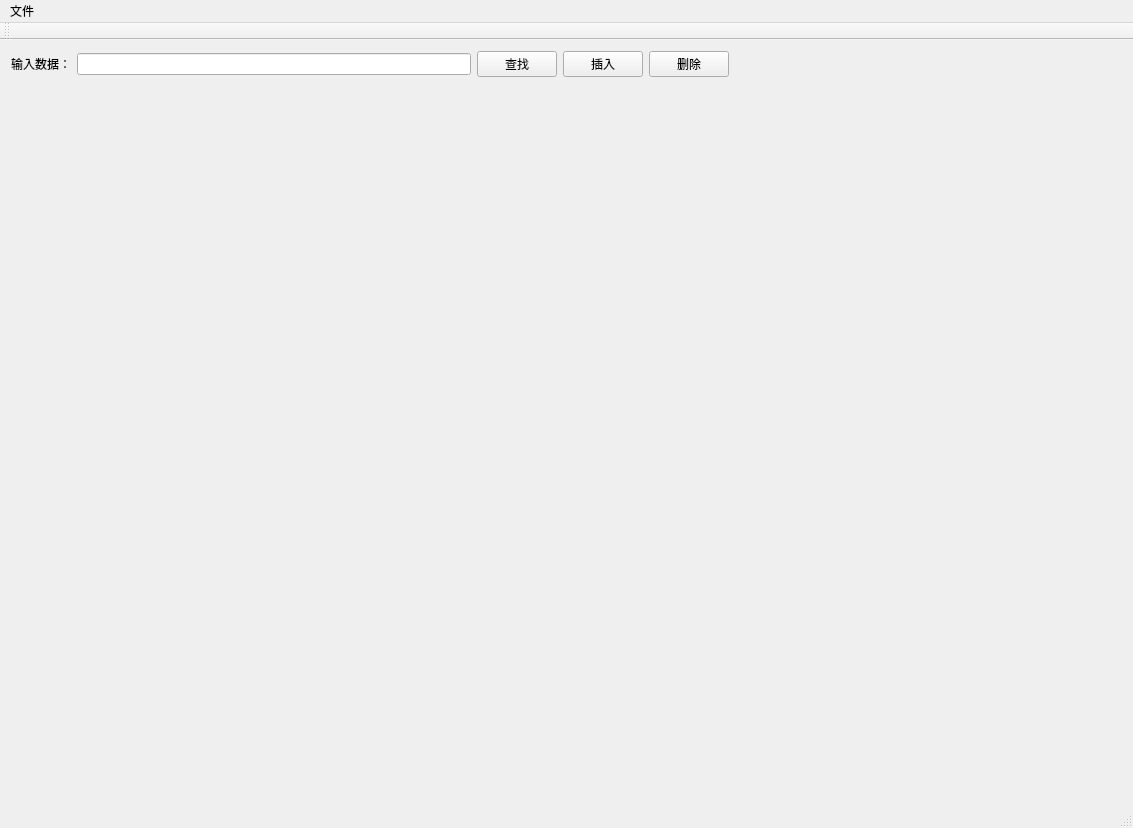
<?xml version="1.0" encoding="UTF-8"?>
<ui version="4.0">
 <class>MainWindowClass</class>
 <widget class="QMainWindow" name="MainWindowClass">
  <property name="geometry">
   <rect>
    <x>0</x>
    <y>0</y>
    <width>1133</width>
    <height>828</height>
   </rect>
  </property>
  <property name="windowTitle">
   <string>家谱管理</string>
  </property>
  <widget class="QWidget" name="centralWidget">
   <layout class="QGridLayout" name="gridLayout_2">
    <item row="0" column="0">
     <layout class="QVBoxLayout" name="verticalLayout">
      <item>
       <layout class="QHBoxLayout" name="horizontalLayout">
        <item>
         <widget class="QLabel" name="label">
          <property name="text">
           <string>输入数据：</string>
          </property>
         </widget>
        </item>
        <item>
         <widget class="QLineEdit" name="Data"/>
        </item>
        <item>
         <widget class="QPushButton" name="Find">
          <property name="text">
           <string>查找</string>
          </property>
         </widget>
        </item>
        <item>
         <widget class="QPushButton" name="Insert">
          <property name="text">
           <string>插入</string>
          </property>
         </widget>
        </item>
        <item>
         <widget class="QPushButton" name="Delete">
          <property name="text">
           <string>删除</string>
          </property>
         </widget>
        </item>
        <item>
         <spacer name="horizontalSpacer">
          <property name="orientation">
           <enum>Qt::Horizontal</enum>
          </property>
          <property name="sizeHint" stdset="0">
           <size>
            <width>40</width>
            <height>20</height>
           </size>
          </property>
         </spacer>
        </item>
       </layout>
      </item>
     </layout>
    </item>
    <item row="1" column="0">
     <layout class="QGridLayout" name="gridLayout">
      <item row="0" column="0">
       <spacer name="verticalSpacer">
        <property name="orientation">
         <enum>Qt::Vertical</enum>
        </property>
        <property name="sizeHint" stdset="0">
         <size>
          <width>20</width>
          <height>40</height>
         </size>
        </property>
       </spacer>
      </item>
     </layout>
    </item>
   </layout>
  </widget>
  <widget class="QMenuBar" name="menuBar">
   <property name="geometry">
    <rect>
     <x>0</x>
     <y>0</y>
     <width>1133</width>
     <height>23</height>
    </rect>
   </property>
   <widget class="QMenu" name="MenuSave">
    <property name="title">
     <string>文件</string>
    </property>
    <addaction name="ActionSave"/>
   </widget>
   <addaction name="MenuSave"/>
  </widget>
  <widget class="QToolBar" name="mainToolBar">
   <attribute name="toolBarArea">
    <enum>TopToolBarArea</enum>
   </attribute>
   <attribute name="toolBarBreak">
    <bool>false</bool>
   </attribute>
  </widget>
  <widget class="QStatusBar" name="statusBar"/>
  <action name="ActionSave">
   <property name="text">
    <string>保存</string>
   </property>
  </action>
 </widget>
 <layoutdefault spacing="6" margin="11"/>
 <resources>
  <include location="MainWindow.qrc"/>
 </resources>
 <connections/>
</ui>
